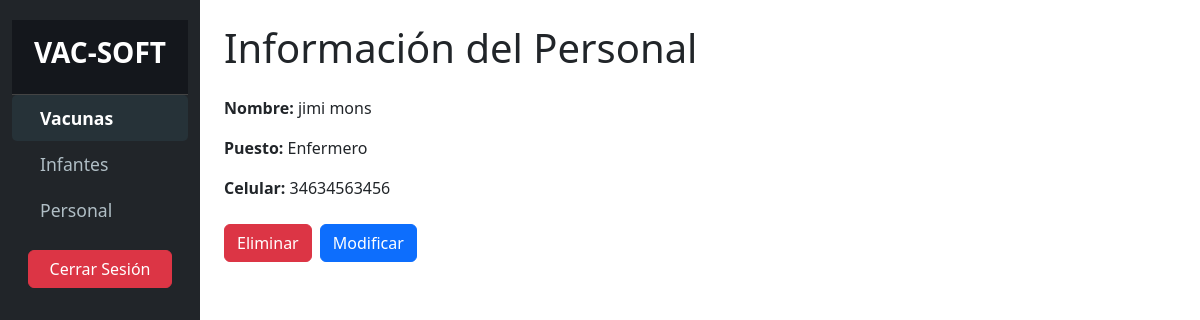
Page /informacion_personal.php?id=1 (signed in) on the committed database.
### tables this page shows
CREATE TABLE `personal` (
  `id` bigint(20) NOT NULL,
  `puesto` text DEFAULT NULL,
  `nombre` text DEFAULT NULL,
  `apellido` text DEFAULT NULL,
  `numero_cedula_identidad` text DEFAULT NULL,
  `celular` varchar(15) DEFAULT NULL
);

### informacion_personal.php (the view, shortened to what this page needs)
<?php
include_once 'conexion.php';
$id_personal = $_GET['id'] ?? null;
$query = "SELECT id, nombre, apellido, puesto, celular FROM personal WHERE id = ?";
$stmt = $conn->prepare($query);
$stmt->bind_param("i", $id_personal);
$stmt->execute();
$result = $stmt->get_result();
$personal = $result->fetch_assoc();
?>
<!DOCTYPE html>
<html lang="es">
<head>
    <link rel="stylesheet" href="css/bootstrap.min.css">
    <link rel="stylesheet" href="css/styles.css">
</head>
<body>
    <div class="container-fluid">
        <div class="row">
            <nav id="sidebar" class="col-md-3 col-lg-2 d-md-block sidebar bg-dark d-flex flex-column">
                <div>
                    <div class="sidebar-header p-3 text-center">
                        <h3 class="text-white"><strong>VAC-SOFT</strong></h3>
                    </div>
                    <ul class="nav flex-column">
                        <li class="nav-item">
                            <a class="nav-link active" href="index.php">
                                <i class="bi bi-arrow-right-circle me-2"></i> Vacunas
                            </a>
                        </li>
                        <li class="nav-item">
                            <a class="nav-link" href="infantes.php">
                                <i class="bi bi-people me-2"></i> Infantes
                            </a>
                        </li>
                        <li class="nav-item">
                            <a class="nav-link" href="personal.php">
                                <i class="bi bi-person-badge me-2"></i> Personal
                            </a>
                        </li>
                    </ul>
                </div>
                <div class="mt-auto text-center p-3">
                    <a href="logout.php" class="btn btn-danger w-100">Cerrar Sesión</a>
                </div>
            </nav>
            <main class="col-md-9 ms-sm-auto col-lg-10 px-md-4">
                <h1 class="mt-4 mb-4">Información del Personal</h1>
                <div class="mb-4">
                    <p><strong>Nombre:</strong>
                        <?php echo htmlspecialchars($personal['nombre'] . ' ' . $personal['apellido']); ?></p>
                    <p><strong>Puesto:</strong> <?php echo htmlspecialchars($personal['puesto']); ?></p>
                    <p><strong>Celular:</strong> <?php echo htmlspecialchars($personal['celular']); ?></p>
                </div>
                <div class="d-flex gap-2">
                    <button type="button" class="btn btn-danger" data-bs-toggle="modal"
                        data-bs-target="#modalEliminarPersonal">
                        Eliminar
                    </button>
                    <button type="button" class="btn btn-primary" data-bs-toggle="modal"
                        data-bs-target="#modalModificarPersonal">
                        Modificar
                    </button>
                </div>
            </main>
        </div>
    </div>
</body>
</html>

### css/styles.css (style rules this page uses)
#sidebar { background-color: #1c1f26; color: #ffffff; min-height: 100vh; padding-top: 20px; }
#sidebar .sidebar-header { font-size: 1.5rem; font-weight: bold; background-color: #14171c; padding: 20px; border-bottom: 1px solid #444; }
#sidebar .nav-link { color: #b0bec5; font-size: 1.1rem; padding: 10px 20px; display: flex; align-items: center; transition: all 0.3s ease; }
#sidebar .nav-link.active { background-color: #263238; color: #ffffff; font-weight: bold; border-radius: 5px; }

### rows in the picture
personal: nombre+apellido "jimi mons", puesto "Enfermero", celular "34634563456"
